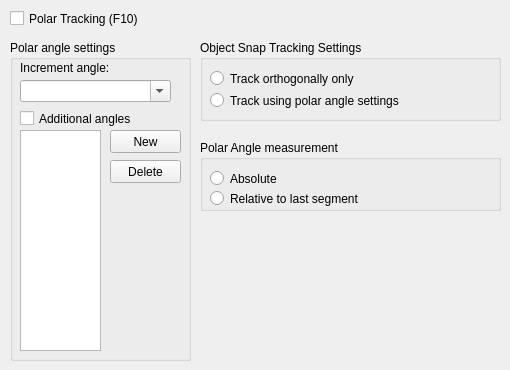
   <widget class="QWidget" name="tab_2">
    <attribute name="title">
     <string>Polar Tracking</string>
    </attribute>
    <widget class="QCheckBox" name="checkBox_PolarPickPoint">
     <property name="geometry">
      <rect>
       <x>10</x>
       <y>10</y>
       <width>171</width>
       <height>17</height>
      </rect>
     </property>
     <property name="toolTip">
      <string>Turns polar tracking on and off (system variable AUTOSNAP).</string>
     </property>
     <property name="text">
      <string>Polar Tracking (F10)</string>
     </property>
    </widget>
    <widget class="QGroupBox" name="groupBox_PolarAngleSettings">
     <property name="geometry">
      <rect>
       <x>10</x>
       <y>40</y>
       <width>181</width>
       <height>321</height>
      </rect>
     </property>
     <property name="title">
      <string>Polar angle settings</string>
     </property>
     <widget class="QLabel" name="label_12">
      <property name="geometry">
       <rect>
        <x>10</x>
        <y>20</y>
        <width>121</width>
        <height>16</height>
       </rect>
      </property>
      <property name="text">
       <string>Increment angle:</string>
      </property>
     </widget>
     <widget class="QComboBox" name="comboBox_increment_angle">
      <property name="geometry">
       <rect>
        <x>10</x>
        <y>40</y>
        <width>151</width>
        <height>22</height>
       </rect>
      </property>
      <property name="editable">
       <bool>true</bool>
      </property>
     </widget>
     <widget class="QCheckBox" name="checkBox_AdditionaltAngles">
      <property name="geometry">
       <rect>
        <x>10</x>
        <y>70</y>
        <width>131</width>
        <height>17</height>
       </rect>
      </property>
      <property name="toolTip">
       <string>Makes additional angles in the list available for polar tracking. (POLARMODE and POLARADDANG system variables). Note: Additional angles are absolute, not incremental.</string>
      </property>
      <property name="text">
       <string>Additional angles</string>
      </property>
     </widget>
     <widget class="QListView" name="listView_AdditionalAngles">
      <property name="geometry">
       <rect>
        <x>10</x>
        <y>90</y>
        <width>81</width>
        <height>221</height>
       </rect>
      </property>
      <property name="toolTip">
       <string>&lt;html&gt;&lt;head/&gt;&lt;body&gt;&lt;p&gt;If Additional Angles is selected, the available additional angles are listed.&lt;/p&gt;&lt;p&gt;To add new angles, choose New. To remove existing angles, click Delete.&lt;/p&gt;&lt;p&gt;(POLARADDANG system variable)&lt;/p&gt;&lt;/body&gt;&lt;/html&gt;</string>
      </property>
      <property name="selectionMode">
       <enum>QAbstractItemView::MultiSelection</enum>
      </property>
     </widget>
     <widget class="QPushButton" name="pushButton_AddAngle">
      <property name="geometry">
       <rect>
        <x>100</x>
        <y>90</y>
        <width>71</width>
        <height>23</height>
       </rect>
      </property>
      <property name="toolTip">
       <string>Adds additional polar tracking alignment angles.</string>
      </property>
      <property name="text">
       <string>New</string>
      </property>
     </widget>
     <widget class="QPushButton" name="pushButton_DelAngle">
      <property name="geometry">
       <rect>
        <x>100</x>
        <y>120</y>
        <width>71</width>
        <height>23</height>
       </rect>
      </property>
      <property name="toolTip">
       <string>Deletes selected additional angles.</string>
      </property>
      <property name="text">
       <string>Delete</string>
      </property>
     </widget>
    </widget>
    <widget class="QGroupBox" name="groupBox_OsnapPolarOrtho">
     <property name="geometry">
      <rect>
       <x>200</x>
       <y>40</y>
       <width>301</width>
       <height>81</height>
      </rect>
     </property>
     <property name="title">
      <string>Object Snap Tracking Settings</string>
     </property>
     <widget class="QRadioButton" name="radioButton_OsnapOrtho">
      <property name="geometry">
       <rect>
        <x>10</x>
        <y>30</y>
        <width>271</width>
        <height>17</height>
       </rect>
      </property>
      <property name="toolTip">
       <string>Displays only orthogonal (horizontal/vertical) object snap tracking paths for acquired object snap points when object snap tracking is on (POLARMODE system variable).</string>
      </property>
      <property name="text">
       <string>Track orthogonally only</string>
      </property>
     </widget>
     <widget class="QRadioButton" name="radioButton_OsnapPolarAngle">
      <property name="geometry">
       <rect>
        <x>10</x>
        <y>50</y>
        <width>281</width>
        <height>21</height>
       </rect>
      </property>
      <property name="toolTip">
       <string>Applies polar tracking settings to object snap tracking. When you use object snap tracking, the cursor tracks along polar alignment angles from acquired object snap points (POLARMODE system variable).</string>
      </property>
      <property name="text">
       <string>Track using polar angle settings</string>
      </property>
     </widget>
    </widget>
    <widget class="QGroupBox" name="groupBox_OsnapPolarMeasurement">
     <property name="geometry">
      <rect>
       <x>200</x>
       <y>140</y>
       <width>301</width>
       <height>71</height>
      </rect>
     </property>
     <property name="title">
      <string>Polar Angle measurement</string>
     </property>
     <widget class="QRadioButton" name="radioButton_OsnapPolarAbolute">
      <property name="geometry">
       <rect>
        <x>10</x>
        <y>30</y>
        <width>271</width>
        <height>17</height>
       </rect>
      </property>
      <property name="toolTip">
       <string>Bases polar tracking angles on the current user coordinate system.</string>
      </property>
      <property name="text">
       <string>Absolute</string>
      </property>
     </widget>
     <widget class="QRadioButton" name="radioButton_OsnapPolarRelative">
      <property name="geometry">
       <rect>
        <x>10</x>
        <y>50</y>
        <width>271</width>
        <height>17</height>
       </rect>
      </property>
      <property name="toolTip">
       <string>Bases polar tracking angles on the last segment drawn.</string>
      </property>
      <property name="text">
       <string>Relative to last segment</string>
      </property>
     </widget>
    </widget>
   </widget>
